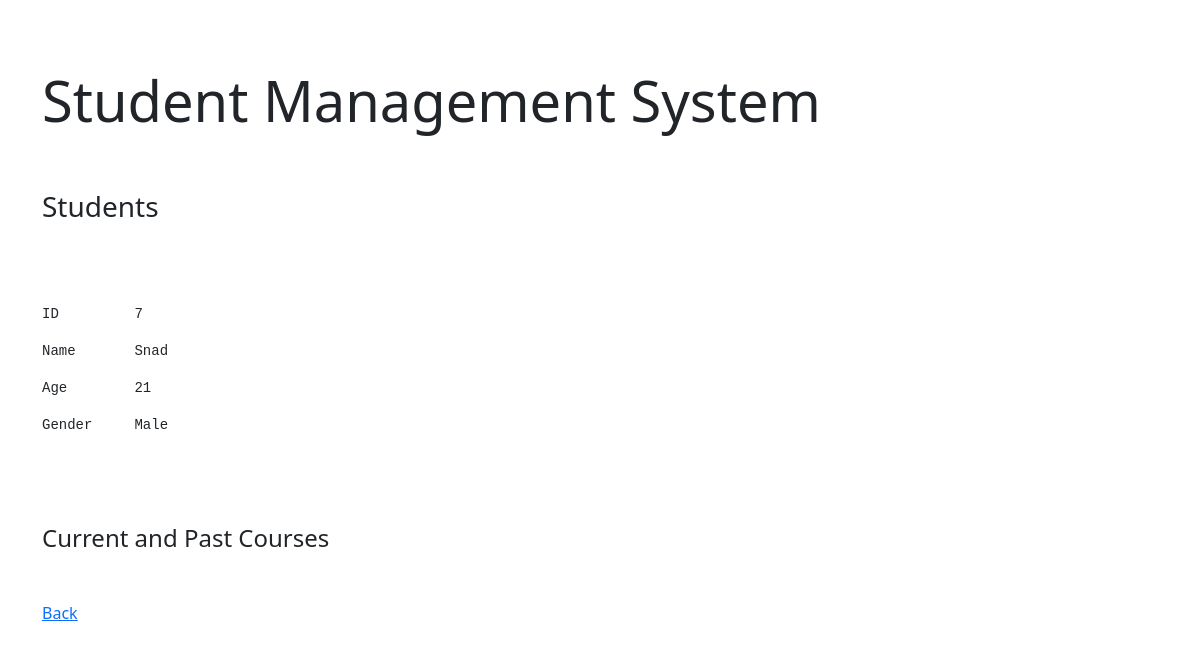
Page /view_student/7 on the committed database.
### tables this page shows
CREATE TABLE "student" (
	"id"	INTEGER,
	"name"	TEXT NOT NULL,
	"age"	INTEGER NOT NULL,
	"gender"	TEXT,
	PRIMARY KEY("id" AUTOINCREMENT)
);

### main.py (the view)
@app.route('/view_student/<int:sid>')
def viewparticularstudent(sid):
    con = sqlite3.connect("test.sqlite3")
    cur = con.cursor()
    cur.execute("select * from student where id=?",(sid,))
    ans = cur.fetchall()
    cur.execute("select * from student_course where sid=?",(sid,))
    ans2 = cur.fetchall()
    return render_template('viewstudentparticular.html',student = ans, student_course = ans2)

### main.py (called while the page is built)
@app.before_request
def before_request():
    g.user=None
    if 'user' in session:
        g.user = session['user']

### TEMPLATES/viewstudentparticular.html (shortened to what this page needs)
<!DOCTYPE html>
<html>
    <head>
        <link href="https://cdn.jsdelivr.net/npm/bootstrap@5.1.3/dist/css/bootstrap.min.css" rel="stylesheet">
    </head>
    <body>
        <div class="container">
            <div class="jumbotron">
                <h1 class="display-4"><br>Student Management System</h1>
            </div>
            <br><br><h3>Students</h3>
                <div class="col-md-8">
                    <br><br><br>
                    <pre>ID         {{student[0][0]}}<br></pre>
                    <pre>Name       {{student[0][1]}}<br></pre>
                    <pre>Age        {{student[0][2]}}<br></pre>
                    <pre>Gender     {{student[0][3]}}<br></pre>
                    <br><br><br>
                    <h4>Current and Past Courses</h4><br>
                </div>
                <a href="/home">Back</a>
            </div>
    </body>
</html>

### rows in the picture
student: id "7", name "Snad", age "21", gender "Male"
